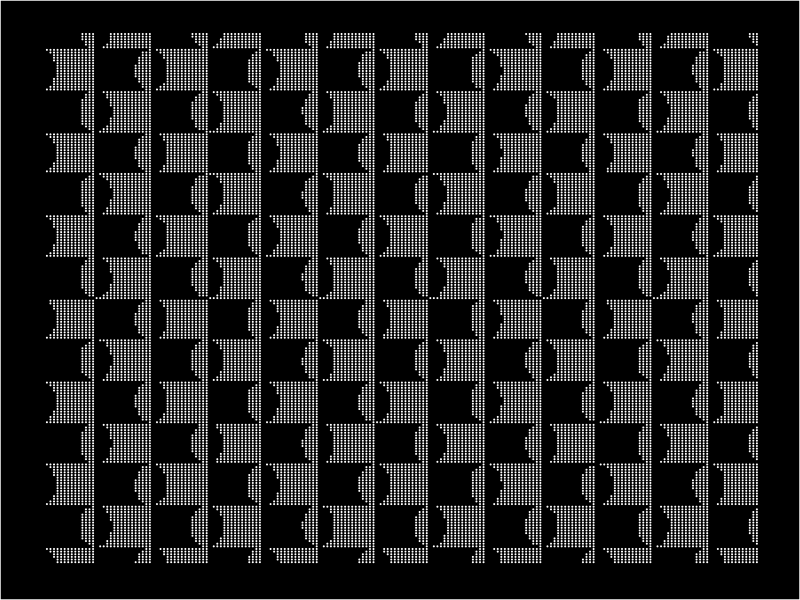
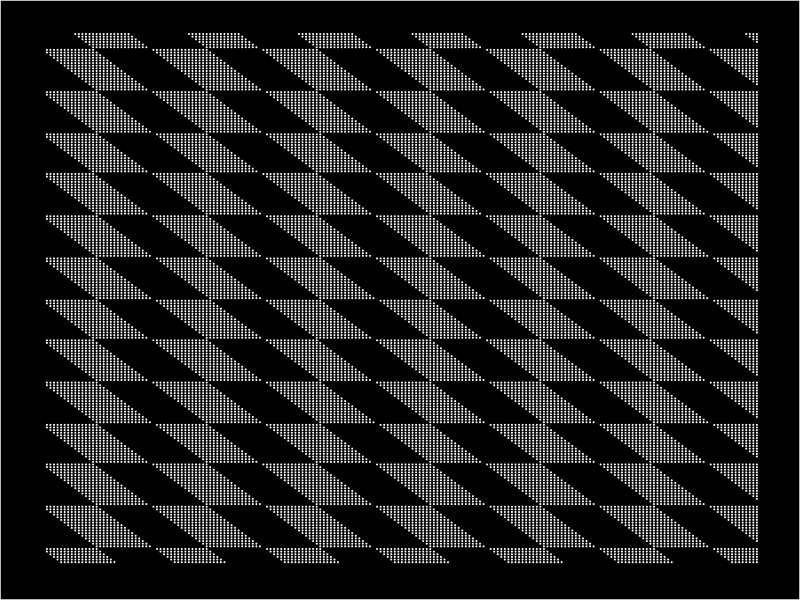
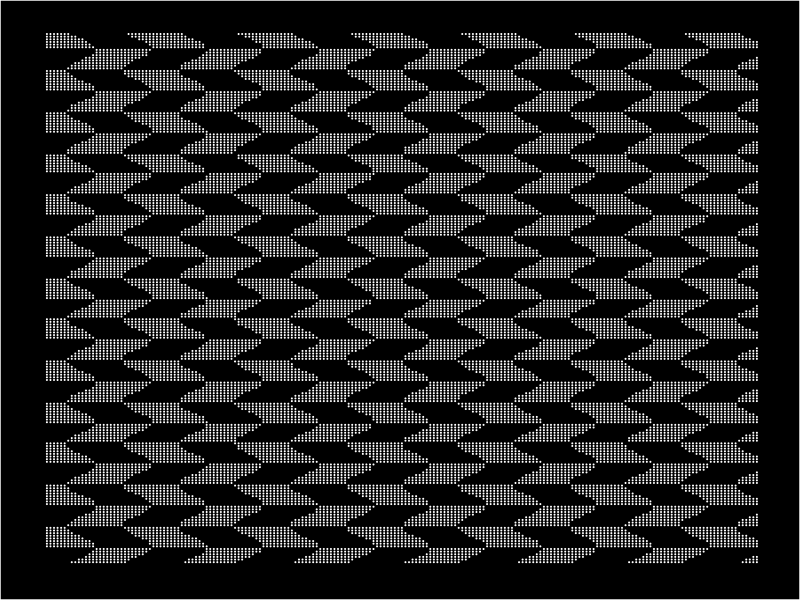

These figures' R source, in order:
library(tidyverse)

##### 20210509
dotmatrix <- function(size=256,step=10,
                      printDot=FALSE,
                      ggprint=TRUE,returnValues=FALSE,
                      operation = function(i) {cos(i)/sin(j) <= tan(i)}) {
  out <- rbind(c(NA,NA))
  if (printDot) {emptyCanvas()}
  
  for (i in seq(-size,size,step)){
    for (j in seq(-size,size,step)){
      if (operation(i)){
        #print('True')
        out <- rbind(out,rbind(c(i,j)))
        if (printDot) {points(i,j,pch='.')}
      }
    }}
  
  outDF <- data.frame(out)
  colnames(outDF) <- c('x','y')
  
  if (ggprint){
    
    ggout <- ggplot(outDF[-1,],aes(x=x,y=y)) +
      geom_point(color='white',size=0.05) +
      theme(
        axis.ticks =   element_blank(),
        axis.text =    element_blank(),
        axis.title =   element_blank(),
        panel.grid.major = element_blank(),
        panel.grid.minor = element_blank(),
        plot.background=element_rect(fill = "black"),
        panel.background = element_rect(fill = 'black'))
      NULL
    print(ggout)
    
    }
  if (returnValues){
    return (outDF)
  }
  
}

png('~/Desktop/618studiodesign/20210509_cossin.png', pointsize=10, height=4000, width=3200, res=600)
dotmatrix(size=20,step=.2)
dev.off()


##### 20210510
dotmatrix <- function(size=256,step=10,
                      printDot=FALSE,
                      ggprint=TRUE,returnValues=FALSE,
                      operation = function(i) {cos(i)/tan(j) <= sin(i)}) {
  out <- rbind(c(NA,NA))
  if (printDot) {emptyCanvas()}
  
  for (i in seq(-size,size,step)){
    for (j in seq(-size,size,step)){
      if (operation(i)){
        #print('True')
        out <- rbind(out,rbind(c(i,j)))
        if (printDot) {points(i,j,pch='.')}
      }
    }}
  
  outDF <- data.frame(out)
  colnames(outDF) <- c('x','y')
  
  if (ggprint){
    
    ggout <- ggplot(outDF[-1,],aes(x=x,y=y)) +
      geom_point(color='white',size=0.05) +
      theme(
        axis.ticks =   element_blank(),
        axis.text =    element_blank(),
        axis.title =   element_blank(),
        panel.grid.major = element_blank(),
        panel.grid.minor = element_blank(),
        plot.background=element_rect(fill = "black"),
        panel.background = element_rect(fill = 'black'))
    NULL
    print(ggout)
    
  }
  if (returnValues){
    return (outDF)
  }
  
}

png('~/Desktop/618studiodesign/20210510_chess45.png', pointsize=10, height=4000, width=3200, res=600)
dotmatrix(size=20,step=.2)
dev.off()



##### 20210511
dotmatrix <- function(size=256,step=10,
                      printDot=FALSE,
                      ggprint=TRUE,returnValues=FALSE,
                      operation = function(i) {sin(i)*tan(j) <= cos(i)/tan(j)}) {
  out <- rbind(c(NA,NA))
  if (printDot) {emptyCanvas()}
  
  for (i in seq(-size,size,step)){
    for (j in seq(-size,size,step)){
      if (operation(i)){
        #print('True')
        out <- rbind(out,rbind(c(i,j)))
        if (printDot) {points(i,j,pch='.')}
      }
    }}
  
  outDF <- data.frame(out)
  colnames(outDF) <- c('x','y')
  
  if (ggprint){
    
    ggout <- ggplot(outDF[-1,],aes(x=x,y=y)) +
      geom_point(color='white',size=0.05) +
      theme(
        axis.ticks =   element_blank(),
        axis.text =    element_blank(),
        axis.title =   element_blank(),
        panel.grid.major = element_blank(),
        panel.grid.minor = element_blank(),
        plot.background=element_rect(fill = "black"),
        panel.background = element_rect(fill = 'black'))
    NULL
    print(ggout)
    
  }
  if (returnValues){
    return (outDF)
  }
  
}

png('~/Desktop/618studiodesign/20210511_ratios.png', pointsize=10, height=4000, width=3200, res=600)
dotmatrix(size=20,step=.2)
dev.off()
